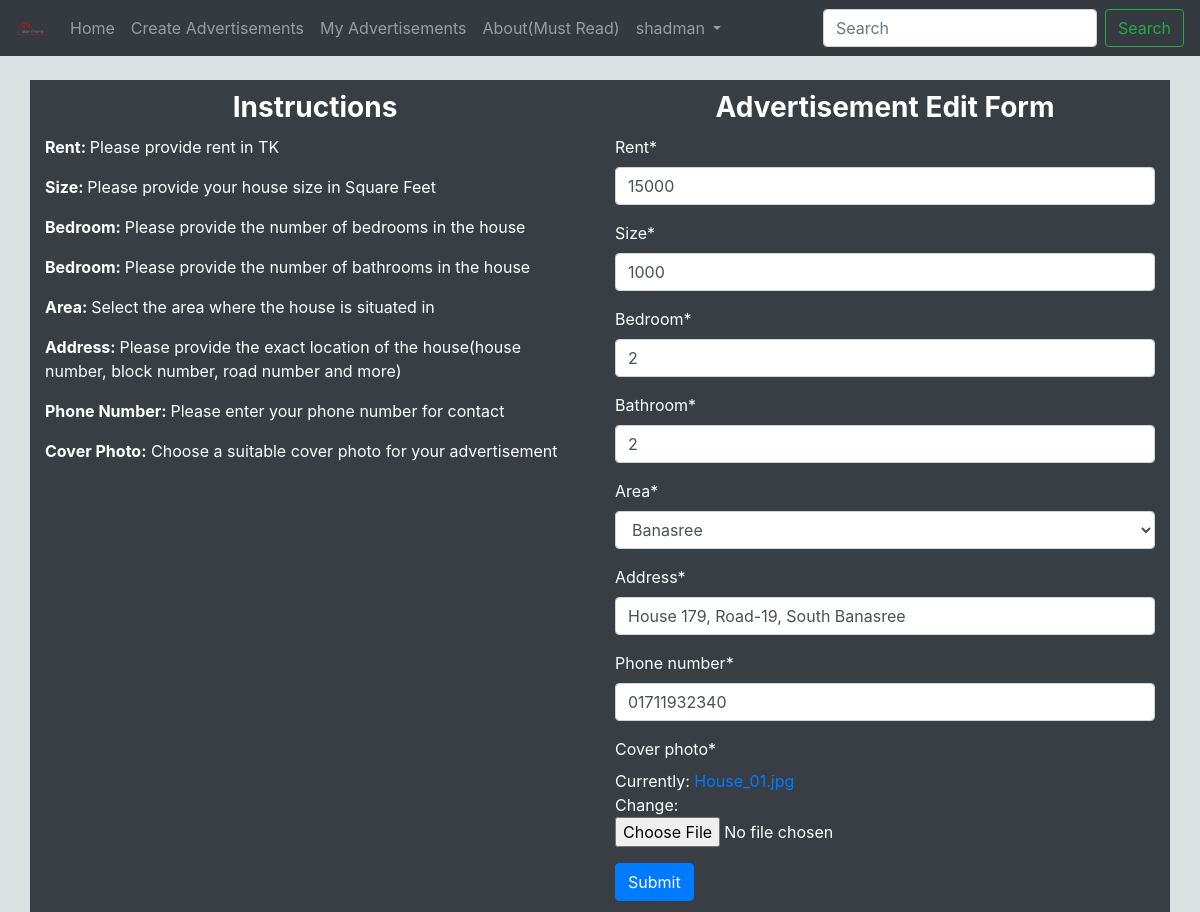
Page /house/advertisementEdit/1/ (signed in) on the committed database.
### house/models.py (models this page shows, shortened)
class advertisement(models.Model):
    area = models.ForeignKey(area,null=True,on_delete= models.SET_NULL)
    address=models.CharField(max_length=100)
    bedroom=models.PositiveIntegerField()
    bathroom=models.PositiveIntegerField()
    rent=models.PositiveIntegerField()
    size=models.PositiveIntegerField()
    owner= models.ForeignKey(User,on_delete=models.CASCADE)
    cover_photo= models.ImageField(blank=False, null=False)
    phone_number=models.CharField(max_length=11)

class area (models.Model):
    area = models.CharField(max_length=50, unique=True)
    def __str__(self) -> str:
        return self.area

### house/views.py (the view)
# urls.py: path('advertisementEdit/<int:pk>/',views.advertisementEdit, name='advertisementEdit'),
@login_required(login_url='loginPage')
def advertisementEdit(request,pk):
    advertisement_details = advertisement.objects.get(id=pk)
    editAdvertisement = advertisementForm(instance=advertisement_details) #Form will contain previous information
    if request.method == 'POST':
        editAdvertisement = advertisementForm(request.POST,request.FILES,instance=advertisement_details)
        if editAdvertisement.is_valid():
            editAdvertisement.save()
            return HttpResponseRedirect(advertisement_details.get_absolute_url())
    context = {'advertisement_details':advertisement_details,
    'editAdvertisement':editAdvertisement
    }
    return render(request,'advertisement_edit.html',context)

### house/forms.py
class advertisementForm(forms.ModelForm):
    class Meta:
        model = advertisement
        fields = ['rent','size','bedroom','bathroom','area','address','phone_number','cover_photo']

### house/templates/advertisement_edit.html (shortened to what this page needs)
{% extends 'base_homepage.html' %}
{% load static %}
{% load crispy_forms_tags %}
{% block content %}
<div class="container" id="createAdvertisement">
    <div class="row">
        <div class="col-lg-6">
            <h3><b>Instructions</b></h3>
            <p><b>Rent: </b>Please provide rent in TK</p>
            <p><b>Size: </b>Please provide your house size in Square Feet</p>
            <p><b>Bedroom: </b>Please provide the number of bedrooms in the house</p>
            <p><b>Bedroom: </b>Please provide the number of bathrooms in the house</p>
            <p><b>Area: </b>Select the area where the house is situated in</p>
            <p><b>Address: </b>Please provide the exact location of the house(house number, block number, road number and more)</p>
            <p><b>Phone Number: </b>Please enter your phone number for contact</p>
            <p><b>Cover Photo:</b> Choose a suitable cover photo for your advertisement</p>
        </div>
        <div class="col-lg-6">
            <h3><b>Advertisement Edit Form</b></h3>
            <form method='POST' action="{% url 'advertisementEdit' advertisement_details.pk %}" enctype="multipart/form-data">
                {% if advertisement_details.owner == user %}
                {{ editAdvertisement|crispy}}
                {% endif %}
                <button type="submit" class="btn btn-primary">Submit</button>
            </form>
        </div>
    </div>
</div>
{% endblock %}

### house/templates/base_homepage.html (shortened to what this page needs)
{% load static %}
<!DOCTYPE html>
<html lang="en">
<head>
    <link rel="stylesheet" href="https://maxcdn.bootstrapcdn.com/bootstrap/4.0.0/css/bootstrap.min.css"
>
    <link rel="stylesheet" href="{% static 'css/createAdvertisement.css' %}">
    <link rel="stylesheet" href="{% static 'css/advertisementDetails.css' %}">
    <link rel="stylesheet" href="{% static 'css/myAdvertisements.css' %}">
    <link rel="stylesheet" href="{% static 'css/myProfile.css' %}">
</head>
<body>
    <nav class="navbar navbar-expand-lg navbar-dark bg-dark">
        <a class="navbar-brand" href="{% url 'homePage' %}">
            <img src="/static/images/Logo.png" width="30" height="30" class="d-inline-block align-top" alt="">
        </a>
        <div class="collapse navbar-collapse" id="navbarSupportedContent">
            <ul class="navbar-nav mr-auto">
                <li class="nav-item">
                    <a class="nav-link" href="{% url 'homePage' %}">Home <span class="sr-only">(current)</span></a>
                </li>
                <li class="nav-item">
                    <a class="nav-link" href="{% url 'createAdvertisement' %}">Create Advertisements </a>
                </li>
                <li class="nav-item">
                    <a class="nav-link" href="{% url 'myAdvertisements' %}">My Advertisements </a>
                </li>
                <li class="nav-item">
                    <a class="nav-link" href="#">About(Must Read)</a>
                </li>
                <li class="nav-item dropdown">
                    <a class="nav-link dropdown-toggle" href="#" id="navbarDropdown" role="button"
                        data-toggle="dropdown" aria-haspopup="true" aria-expanded="false">
                        {{request.user}}
                    </a>
                </li>
            </ul>
            <form class="form-inline my-2 my-lg-0" method="GET" action="{% url 'searchByArea' %}">
                <input class="form-control mr-sm-2" type="search" placeholder="Search" aria-label="Search" name="query">
                <button class="btn btn-outline-success my-2 my-sm-0" type="submit">Search</button>
            </form>
        </div>
    </nav>
    {% block content%}
    {% endblock %}
</body>
</html>

### static/css/createAdvertisement.css (style rules this page uses)
#createAdvertisement { margin-top: 2%; background-color: #383E44 ; color: white; }
#createAdvertisement h3 { margin-top: 2%; margin-bottom: 2%; text-align: center; }
#createAdvertisement button { margin-bottom: 2%; }
#createAdvertisement label { color: white; }

### house/templates/base_homepage.html (style rules this page uses)
body { background-color: rgb(219, 226, 226); }

### rows in the picture
advertisement: rent "15000", size "1000", bedroom "2", bathroom "2", address "House 179, Road-19, South Banasree", phone_number "01711932340"
area: area "Banasree"

### other values in the picture
{{ request.user }} "shadman"
